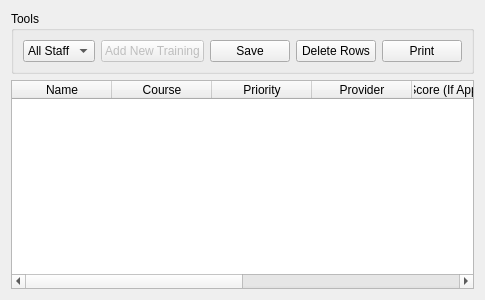
<?xml version="1.0" encoding="UTF-8"?>
<ui version="4.0">
 <class>TrainingOverview</class>
 <widget class="QWidget" name="TrainingOverview">
  <property name="geometry">
   <rect>
    <x>0</x>
    <y>0</y>
    <width>400</width>
    <height>300</height>
   </rect>
  </property>
  <property name="windowTitle">
   <string>Form</string>
  </property>
  <layout class="QGridLayout" name="gridLayout">
   <item row="1" column="0">
    <widget class="QTableWidget" name="trainingTable">
     <property name="sortingEnabled">
      <bool>true</bool>
     </property>
     <property name="columnCount">
      <number>8</number>
     </property>
     <column>
      <property name="text">
       <string>Name</string>
      </property>
     </column>
     <column>
      <property name="text">
       <string>Course</string>
      </property>
     </column>
     <column>
      <property name="text">
       <string>Priority</string>
      </property>
     </column>
     <column>
      <property name="text">
       <string>Provider</string>
      </property>
     </column>
     <column>
      <property name="text">
       <string>Score (If Applicable)</string>
      </property>
     </column>
     <column>
      <property name="text">
       <string>Last Taken</string>
      </property>
     </column>
     <column>
      <property name="text">
       <string>Time For Renewal</string>
      </property>
     </column>
     <column>
      <property name="text">
       <string>Expiry Date</string>
      </property>
     </column>
    </widget>
   </item>
   <item row="0" column="0">
    <widget class="QGroupBox" name="groupBox">
     <property name="title">
      <string>Tools</string>
     </property>
     <layout class="QGridLayout" name="gridLayout_2">
      <item row="1" column="2">
       <widget class="QPushButton" name="saveTrainingButton">
        <property name="text">
         <string>Save</string>
        </property>
        <property name="icon">
         <iconset theme="Save"/>
        </property>
        <property name="shortcut">
         <string>Ctrl+S</string>
        </property>
       </widget>
      </item>
      <item row="1" column="0">
       <widget class="QComboBox" name="nameSelectorBox">
        <item>
         <property name="text">
          <string extracomment="Show all records">All Staff</string>
         </property>
        </item>
       </widget>
      </item>
      <item row="1" column="4">
       <widget class="QPushButton" name="deleteTrainingButton">
        <property name="text">
         <string>Delete Rows</string>
        </property>
        <property name="shortcut">
         <string>Del</string>
        </property>
       </widget>
      </item>
      <item row="1" column="1">
       <widget class="QPushButton" name="addTrainingButton">
        <property name="enabled">
         <bool>false</bool>
        </property>
        <property name="text">
         <string>Add New Training</string>
        </property>
        <property name="shortcut">
         <string>Ctrl+N</string>
        </property>
       </widget>
      </item>
      <item row="1" column="5">
       <widget class="QPushButton" name="printButton">
        <property name="text">
         <string>Print</string>
        </property>
        <property name="shortcut">
         <string>Ctrl+P</string>
        </property>
       </widget>
      </item>
     </layout>
    </widget>
   </item>
  </layout>
 </widget>
 <resources/>
 <connections/>
</ui>
